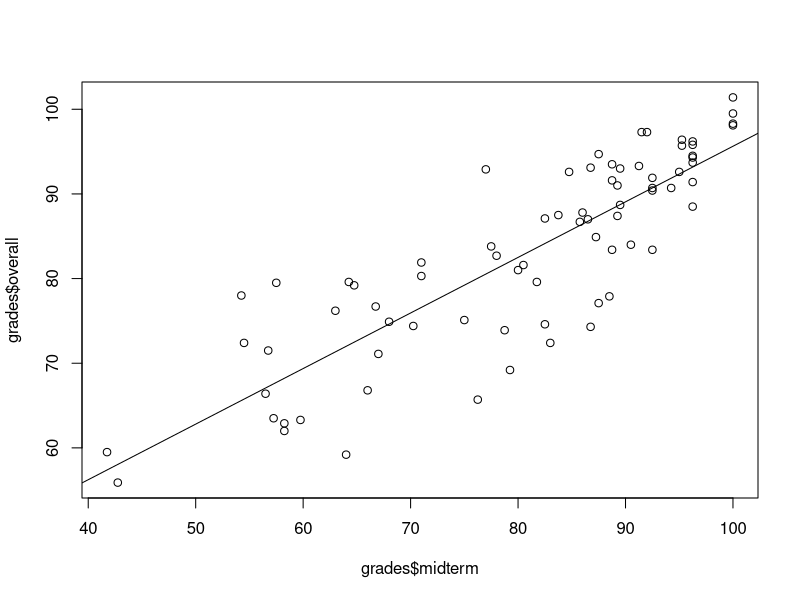

This chart was generated by the following R code:
## ---- chunk 1
## load and look at the data
grades <- read.csv("grades.csv") # reads and stores data
head(grades) # shows first observations
## ---- chunk 2
        cor(grades$overall, grades$midterm) # computes correlation
## ---- chunk 3
        # fit linear model and store it in an object called fit
        fit <- lm(grades$overall ~ grades$midterm) 
## ---- chunk 4
        fit # provides contents of object
## ---- chunk 5
        plot(grades$midterm, grades$overall) # creates scatter plot
        abline(fit) # adds fitted line
## ---- chunk 6
    cor(grades$overall, grades$midterm)^2 # computes R^2
